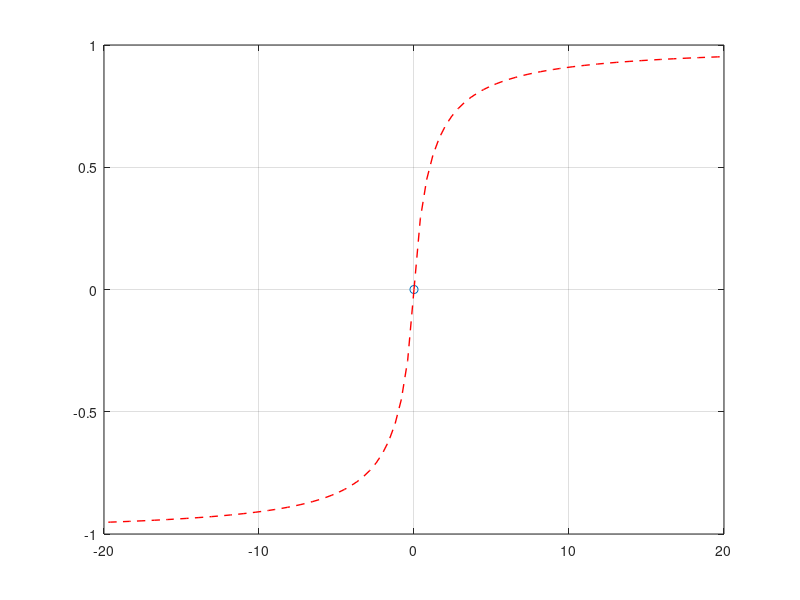

Write the MATLAB code that produced this figure. (Note: this script raises an error after producing the figure.)
clc;clear;
figure;
hold on;box on;grid on;

%% basic shape parameter
gam_y=0.2;
tau_max=100;
Gmax=tau_max/gam_y;
shape=[gam_y,tau_max,Gmax];

%% skeleton curves
scatter(0,0,'ro')
gam=linspace(0,gam_y*20,50);
tau=gam./(1/Gmax+gam/gam_y/Gmax);
plot(gam/gam_y,tau/tau_max,'r--','linewidth',1)

gam=linspace(0,-gam_y*20,50);
tau=gam./(1/Gmax-gam/gam_y/Gmax);
plot(gam/gam_y,tau/tau_max,'r--','linewidth',1)

%% loading scheme, which can be customized by users
loading=[2,1,3,-5,4,3,8,7,10];
loading=[loading,9,9.5,8,8.5,7,7.5,6,6.5,5];
loading=[loading,5.5,4,4.5,3,3.5,2,2.5,1,1.5,0,0.5,-10];

loading=[1,-1,1,-2,4,-4,4,-5,5,-5];
%%
% virgin loading
[terminal,num] = Masing_sub([0,0],1,loading(1),shape);
% cyclic loading
for n=2:length(loading)
    [terminal,num] = Masing_sub(terminal,num,loading(n),shape);
end
